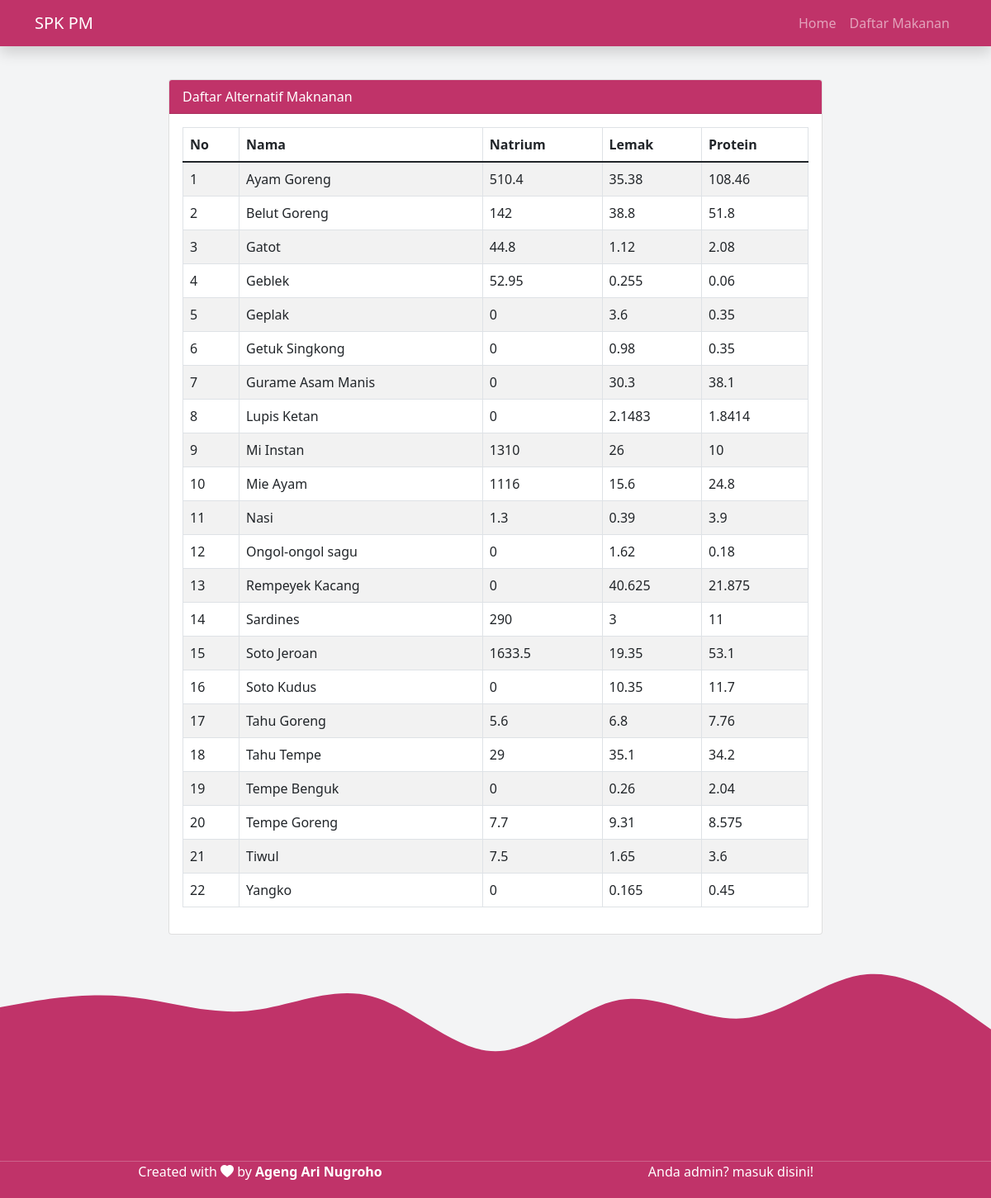
/data_makanan.php, run on the app's committed database.
### tables this page shows
CREATE TABLE `food` (
  `id_makanan` int(10) NOT NULL,
  `name` varchar(50) NOT NULL,
  `natrium` float NOT NULL,
  `lemak` float NOT NULL,
  `protein` float NOT NULL
);

### data_makanan.php (the view, shortened to what this page needs)
<!DOCTYPE html>
<html>
<head>
	<link href="https://cdn.jsdelivr.net/npm/bootstrap@5.1.3/dist/css/bootstrap.min.css" rel="stylesheet" />
    <link rel="stylesheet" href="https://cdn.jsdelivr.net/npm/bootstrap-icons@1.5.0/font/bootstrap-icons.css" />
</head>
<body id="home">
	<div>
		<?php include "inc/navbar.php"; ?>
	</div>
	<section style="background-color: #f3f4f5; padding-top: 5rem">
	<div class="row justify-content-center">
        <div class="col-md-8">
            <div class="card mt-3 mb-2">
              <div class="card-header text-white" style="background-color: #c03369">Daftar Alternatif Maknanan</div>
              <div class="card-body">
                <table class="table table-bordered table-striped">
                  <thead>
                    <tr>
                      <th>No</th>
                      <th>Nama</th>
                      <th>Natrium</th>
                      <th>Lemak</th>
                      <th>Protein</th>
                    </tr>
                  </thead>
                  <tbody>
                    <?php
                      $no = 1;
                      $tampil = mysql_query("select * from food order by name asc");
                      while($data = mysql_fetch_array($tampil)) :
                    ?>
                      <tr>
                        <td><?=$no++;?></td>
                        <td><?=$data['name']?></td>
                        <td><?=$data['natrium']?></td>
                        <td><?=$data['lemak']?></td>
                        <td><?=$data['protein']?></td>
                      </tr>
                    <?php endwhile;  ?>
                  </tbody>
                </table>
              </div>
            </div>
          </div>
        </div>
	</section>
  <div>
    <?php include "inc/footer.php"; ?>
  </div>
</body>
</html>

### inc/navbar.php (shortened to what this page needs)
<div>
    <nav class="navbar navbar-expand-lg navbar-dark shadow fixed-top" style="background-color: rgb(192, 51, 105)">
        <div class="container">
          <a class="navbar-brand" href="#home">SPK PM</a>
          <div class="collapse navbar-collapse" id="navbarNavAltMarkup">
            <div class="navbar-nav ms-auto">
              <a class="nav-link" aria-current="page" href="index.php">Home</a>
              <a class="nav-link" href="data_makanan.php">Daftar Makanan</a>
            </div>
          </div>
        </div>
      </nav>
</div>

### inc/footer.php (shortened to what this page needs)
<div>
    <footer class="text-white pb-1" style="background-color: #c03369">
      <div class="container">
        <div class="row justify-content-evenly text-center">
          <div class="col-md-6">
            <p>Created with <i class="bi bi-heart-fill"></i> by <a href="#" class="text-white text-decoration-none fw-bold">Ageng Ari Nugroho</a></p>
          </div>
          <div class="col-md-6">
            <p>Anda admin? masuk <a href="#login" class="text-white text-decoration-none" data-bs-toggle="modal" data-bs-target="#login">disini!</a></p>
          </div>
        </div>
      </div>
    </footer>
</div>

### data on the page
food: name "Ayam Goreng", natrium "510.4", lemak "35.38", protein "108.46"
food: name "Belut Goreng", natrium "142", lemak "38.8", protein "51.8"
food: name "Gatot", natrium "44.8", lemak "1.12", protein "2.08"
food: name "Geblek", natrium "52.95", lemak "0.255", protein "0.06"
food: name "Geplak", natrium "0", lemak "3.6", protein "0.35"
food: name "Getuk Singkong", natrium "0", lemak "0.98", protein "0.35"
food: name "Gurame Asam Manis", natrium "0", lemak "30.3", protein "38.1"
food: name "Lupis Ketan", natrium "0", lemak "2.1483", protein "1.8414"
food: name "Mi Instan", natrium "1310", lemak "26", protein "10"
food: name "Mie Ayam", natrium "1116", lemak "15.6", protein "24.8"
food: name "Nasi", natrium "1.3", lemak "0.39", protein "3.9"
food: name "Ongol-ongol sagu", natrium "0", lemak "1.62", protein "0.18"
food: name "Rempeyek Kacang", natrium "0", lemak "40.625", protein "21.875"
food: name "Sardines", natrium "290", lemak "3", protein "11"
food: name "Soto Jeroan", natrium "1633.5", lemak "19.35", protein "53.1"
food: name "Soto Kudus", natrium "0", lemak "10.35", protein "11.7"
food: name "Tahu Goreng", natrium "5.6", lemak "6.8", protein "7.76"
food: name "Tahu Tempe", natrium "29", lemak "35.1", protein "34.2"
food: name "Tempe Benguk", natrium "0", lemak "0.26", protein "2.04"
food: name "Tempe Goreng", natrium "7.7", lemak "9.31", protein "8.575"
food: name "Tiwul", natrium "7.5", lemak "1.65", protein "3.6"
food: name "Yangko", natrium "0", lemak "0.165", protein "0.45"
